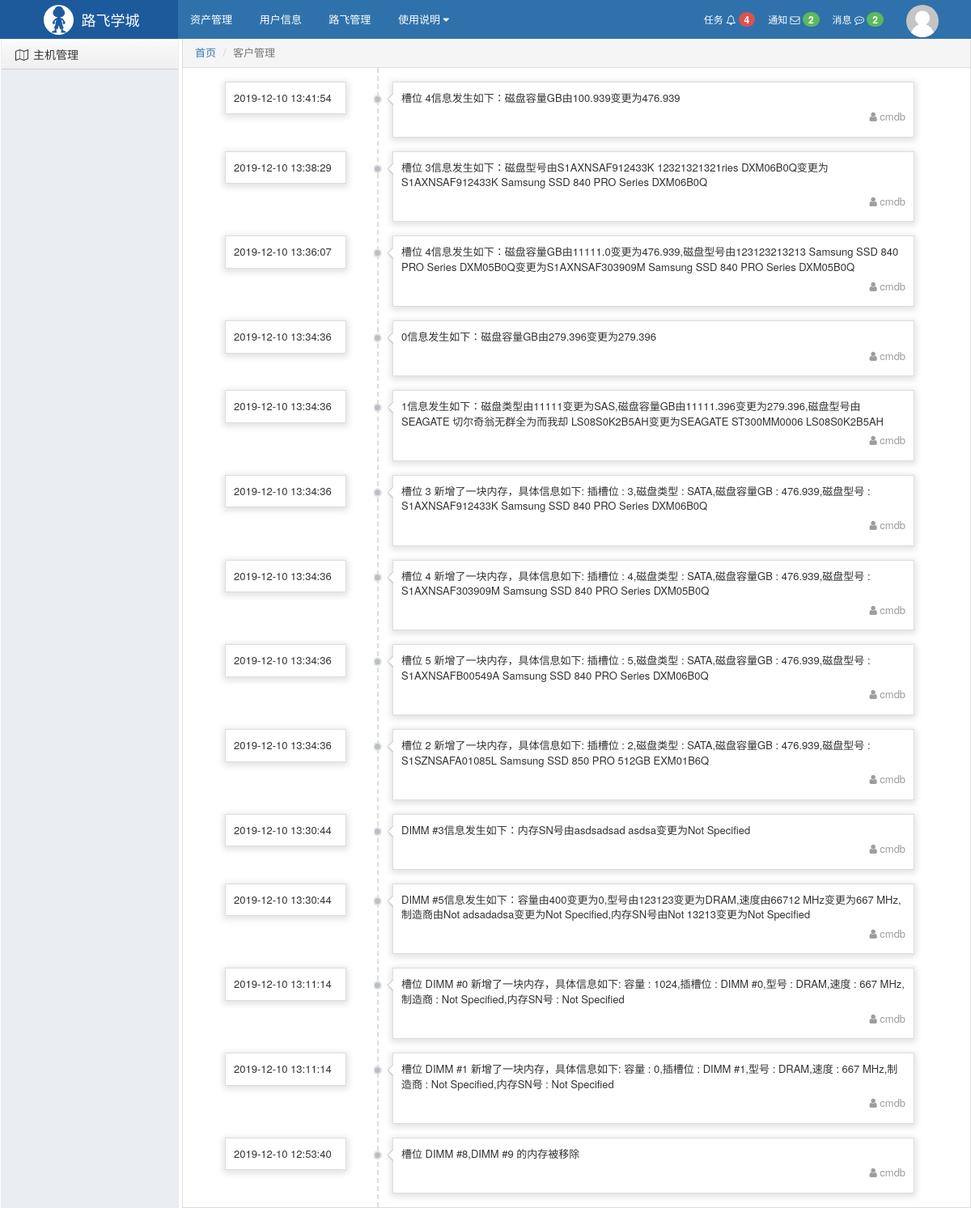
The page /server/record/1/ on the database its author committed.
### repository/models.py (models this page shows)
class AssetRecord(models.Model):
    server = models.ForeignKey('Server', related_name='servers', on_delete=models.CASCADE)
    content = models.TextField(null=True)
    create_at = models.DateTimeField(auto_now_add=True)
    class Meta:
        verbose_name_plural = "资产记录表"

### web/views.py (the view)
# urls.py: url(r'^server/record/(\d+)/', views.server_record, name='server_record'),
def server_record(request, pk):
    all_records = models.AssetRecord.objects.filter(server_id=pk).order_by('-create_at')
    return render(request, 'web/server_record.html', {'all_records': all_records})

### web/templates/web/server_record.html (shortened to what this page needs)
{% extends 'layout.html' %}
{% block content %}
    <div content="3" class="clearfix">
        <div class="left" style="width:240px;height:200px;">&nbsp;</div>
        <div class="left clearfix" style="border-left:2px dashed #ddd;width:70%;">
            {% for record in all_records %}
                <div style="position:relative;">
                    <div class="time">{{ record.create_at }}</div>
                    <div class="record-arrow"></div>
                    <div class="record">
                        {{ record.content }}
                        <div class="auther">
                            <span><i class="fa fa-user"></i></span>
                            <span>cmdb</span>
                        </div>
                    </div>
                </div>
            {% endfor %}
        </div>
    </div>
{% endblock %}

### static/css/commons.css (style rules this page uses)
body { margin: 0; }
.left { float: left; }
.clearfix:after { clear: both; display: block; visibility: hidden; height: 0; }

### templates/layout.html (style rules this page uses)
body { margin: 0; }

### web/templates/web/server_record.html (style rules this page uses)
.time { padding: 10px; border: 1px solid #ddd; position: absolute; width: 150px; left: -190px; box-shadow: 0 2px 8px 2px rgba(0, 0, 0, 0.12); }
.record { padding: 10px; border: 1px solid #ddd; margin: 17px; min-height: 40px; box-shadow: 0 2px 8px 2px rgba(0, 0, 0, 0.12); }
.record .auther { text-align: right; padding: 5px 0px; color: #9E9C9C; }
.record-arrow { position: absolute; width: 24px; height: 14px; background: url(/static/imgs/bg_dot_left3.png) no-repeat; top: 15px; left: -6px; text-indent: -9999em; }

### rows shown on the page
AssetRecord: create_at "2019-12-10 13:41:54", content "槽位 4信息发生如下：磁盘容量GB由100.939变更为476.939"
AssetRecord: create_at "2019-12-10 13:38:29", content "槽位 3信息发生如下：磁盘型号由S1AXNSAF912433K 12321321321ries DXM06B0Q变更为S1AXNSAF912433K Samsung SSD 840 PRO Series DXM06B0Q"
AssetRecord: create_at "2019-12-10 13:36:07", content "槽位 4信息发生如下：磁盘容量GB由11111.0变更为476.939,磁盘型号由123123213213 Samsung SSD 840 PRO Series DXM05B0Q变更为S1AXNSAF303909M Samsung SSD 840 PRO Series DXM05B0Q"
AssetRecord: create_at "2019-12-10 13:34:36", content "0信息发生如下：磁盘容量GB由279.396变更为279.396"
AssetRecord: create_at "2019-12-10 13:34:36", content "1信息发生如下：磁盘类型由11111变更为SAS,磁盘容量GB由11111.396变更为279.396,磁盘型号由SEAGATE 切尔奇翁无群全为而我却 LS08S0K2B5AH变更为SEAGATE ST300MM0006 LS08S0K2B5AH"
AssetRecord: create_at "2019-12-10 13:34:36", content "槽位 3 新增了一块内存，具体信息如下: 插槽位 : 3,磁盘类型 : SATA,磁盘容量GB : 476.939,磁盘型号 : S1AXNSAF912433K Samsung SSD 840 PRO Series DXM06B0Q"
AssetRecord: create_at "2019-12-10 13:34:36", content "槽位 4 新增了一块内存，具体信息如下: 插槽位 : 4,磁盘类型 : SATA,磁盘容量GB : 476.939,磁盘型号 : S1AXNSAF303909M Samsung SSD 840 PRO Series DXM05B0Q"
AssetRecord: create_at "2019-12-10 13:34:36", content "槽位 5 新增了一块内存，具体信息如下: 插槽位 : 5,磁盘类型 : SATA,磁盘容量GB : 476.939,磁盘型号 : S1AXNSAFB00549A Samsung SSD 840 PRO Series DXM06B0Q"
AssetRecord: create_at "2019-12-10 13:34:36", content "槽位 2 新增了一块内存，具体信息如下: 插槽位 : 2,磁盘类型 : SATA,磁盘容量GB : 476.939,磁盘型号 : S1SZNSAFA01085L Samsung SSD 850 PRO 512GB EXM01B6Q"
AssetRecord: create_at "2019-12-10 13:30:44", content "DIMM #3信息发生如下：内存SN号由asdsadsad asdsa变更为Not Specified"
AssetRecord: create_at "2019-12-10 13:30:44", content "DIMM #5信息发生如下：容量由400变更为0,型号由123123变更为DRAM,速度由66712 MHz变更为667 MHz,制造商由Not adsadadsa变更为Not Specified,内存SN号由Not 13213变更为Not Specified"
AssetRecord: create_at "2019-12-10 13:11:14", content "槽位 DIMM #0 新增了一块内存，具体信息如下: 容量 : 1024,插槽位 : DIMM #0,型号 : DRAM,速度 : 667 MHz,制造商 : Not Specified,内存SN号 : Not Specified"
AssetRecord: create_at "2019-12-10 13:11:14", content "槽位 DIMM #1 新增了一块内存，具体信息如下: 容量 : 0,插槽位 : DIMM #1,型号 : DRAM,速度 : 667 MHz,制造商 : Not Specified,内存SN号 : Not Specified"
AssetRecord: create_at "2019-12-10 12:53:40", content "槽位 DIMM #8,DIMM #9 的内存被移除"
